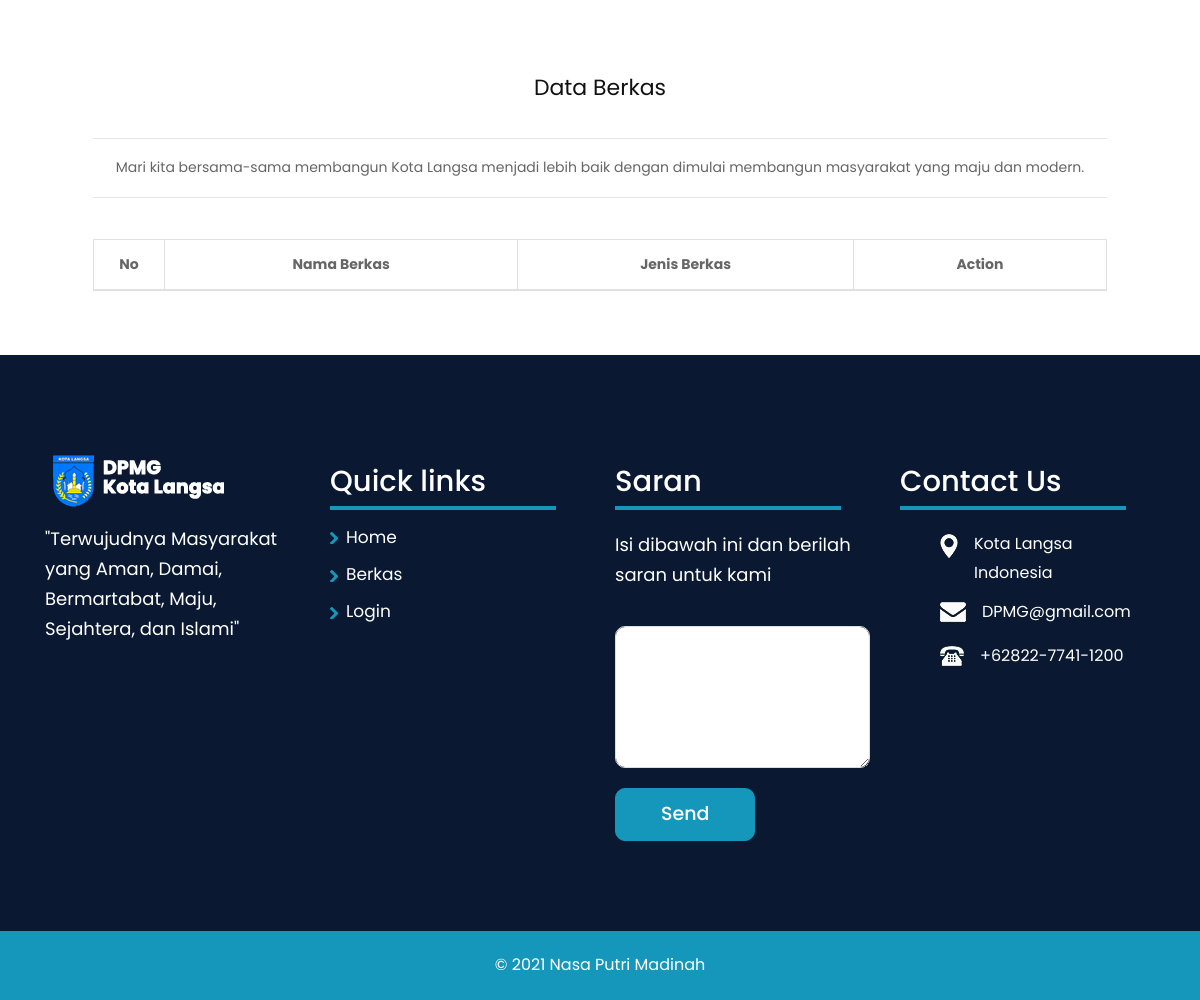
Page /berkas.php (lower part) on the earlier database version.
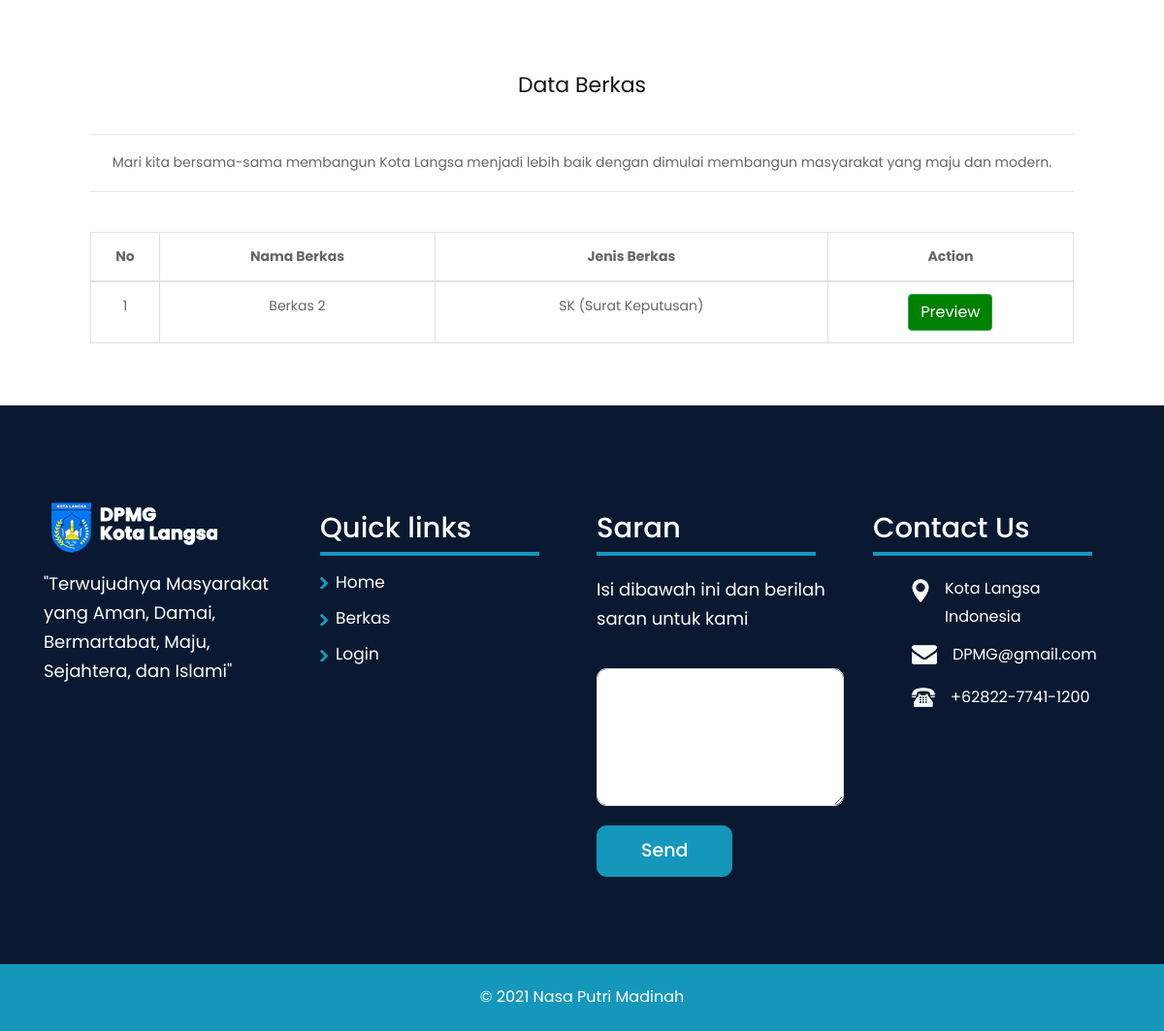
Same page on the later database version.
### tables this page shows
CREATE TABLE IF NOT EXISTS `tb_berkas` (
  `id` int(11) NOT NULL AUTO_INCREMENT,
  `nama_berkas` varchar(255) DEFAULT NULL,
  `jenis_berkas` varchar(50) DEFAULT NULL,
  `berkas` varchar(255) DEFAULT NULL,
  PRIMARY KEY (`id`)
);

CREATE TABLE IF NOT EXISTS `tb_jenis_berkas` (
  `id` int(11) NOT NULL AUTO_INCREMENT,
  `jenis_berkas` varchar(100) DEFAULT NULL,
  PRIMARY KEY (`id`)
);

### admin/model/class_client.php (called while the page is built, shortened)
<?php
class Client{
    function koneksi(){
        $db = new Connection();
        $koneksi = $db->ConnectionMySQLi();
        return $koneksi;
    }
    function get_all_berkas(){
        $data = [];
        $sql = "SELECT * FROM tb_berkas";
        $query = $this->koneksi()->query($sql);
        while($row = $query->fetch_array()){
            $data[] = $row;
        }
        return $data;
    }
    function get_jenis_berkas_desc($id){
        $sql = "SELECT jenis_berkas FROM tb_jenis_berkas WHERE id='".$id."'";
        $query = $this->koneksi()->query($sql);
        $data = $query->fetch_array();
        return $data['jenis_berkas'];
    }
}
?>

### berkas.php (the view, shortened to what this page needs)
<?php
include("./admin/model/class_client.php");
$berkas = new Client();
?>
<!DOCTYPE html>
<html lang="en">
<head>
    <link rel="stylesheet" href="css/bootstrap.min.css">
    <link rel="stylesheet" href="css/style.css">
    <link rel="stylesheet" href="css/responsive.css">
    <link rel="stylesheet" href="css/jquery.mCustomScrollbar.min.css">
    <link rel="stylesheet" href="https://cdnjs.cloudflare.com/ajax/libs/font-awesome/4.7.0/css/font-awesome.min.css">
    <link rel="stylesheet" href="https://cdnjs.cloudflare.com/ajax/libs/fancybox/2.1.5/jquery.fancybox.min.css" media="screen">
</head>
<body class="main-layout ">
    <section class="page-section clearfix">
      <div class="container">
        <div class="intro">
          <div class="intro-text left-0 text-center bg-faded p-5 rounded">
            <h2 class="section-heading mb-4">
              <span class="section-heading-lower">Data Berkas </span>
            </h2><hr>
            <p> Mari kita bersama-sama membangun Kota Langsa menjadi lebih baik dengan dimulai membangun masyarakat yang maju dan modern.</p>
            <hr><br>
            <table class="table table-bordered " id="data-table">
                <thead>
                    <tr>
                        <th width="7%">No</th>
                        <th>Nama Berkas</th>
                        <th>Jenis Berkas</th>
                        <th width="25%">Action</th>
                    </tr>
                </thead>
                <tbody>
                <?php
                    $no = 1;
                    $data_berkas = $berkas->get_all_berkas();
                    if(!empty($data_berkas)){
                        foreach($data_berkas as $data){
                ?>
                    <tr>
                        <td><?= $no++ ?></td>
                        <td><?= $data['nama_berkas'] ?></td>
                        <td><?= $berkas->get_jenis_berkas_desc($data['jenis_berkas']) ?></td>
                        <td><a href="./admin/uploads/<?= $data['berkas']?>" class="btn btn-success" target="_blank">Preview</a></td>
                    </tr>
                <?php } } ?>
                </tbody>
            </table>
          </div>
        </div>
      </div>
    </section>
    <footer>
        <div class="footer top_layer ">
            <div class="container">
                <div class="row">
                    <div class="col-xl-3 col-lg-3 col-md-6 col-sm-12">
                        <div class="address">
                            <a href="index.html"> <img src="images/logo.png" alt="logo" /></a>
                            <p>"Terwujudnya Masyarakat yang Aman, Damai, Bermartabat, Maju, Sejahtera, dan Islami"</p>
                        </div>
                    </div>
                    <div class="col-xl-3 col-lg-3 col-md-6 col-sm-12">
                        <div class="address">
                            <h3>Quick links</h3>
                            <ul class="Links_footer">
                                <li><img src="icon/3.png" alt="#" /> <a href="#">Home</a> </li>
                                <li><img src="icon/3.png" alt="#" /> <a href="#">Berkas</a> </li>
                                <li><img src="icon/3.png" alt="#" /> <a href="admin/login/login.php">Login</a> </li>
                            </ul>
                        </div>
                    </div>
                    <div class="col-xl-3 col-lg-3 col-md-6 col-sm-12">
                        <div class="address">
                            <h3>Saran</h3>
                            <p>Isi dibawah ini dan berilah saran untuk kami </p>
                             <textarea class="form-control" id="exampleFormControlTextarea1" rows="5"></textarea>
                            <button class="submit-btn">Send</button>
                        </div>
                    </div>
                    <div class="col-xl-3 col-lg-3 col-md-6 col-sm-12">
                        <div class="address">
                            <h3>Contact Us</h3>
                            <ul class="loca">
                                <li>
                                    <a href="#"><img src="icon/loc.png" alt="#" /></a>Kota Langsa
                                    <br>Indonesia </li>
                                <li>
                                    <a href="#"><img src="icon/email.png" alt="#" /></a>DPMG@gmail.com </li>
                                <li>
                                    <a href="#"><img src="icon/call.png" alt="#" /></a>+62822-7741-1200 </li>
                            </ul>
                        </div>
                    </div>
                </div>
            </div>
        </div>
        <div class="copyright">
            <div class="container">
                <p>© 2021 <a href="https://www.instagram.com/iamnasaaa_/"> Nasa Putri Madinah</a></p>
        </div>
        </div>
</body>
</html>

### css/style.css (style rules this page uses)
* { box-sizing: border-box !important; transition: ease all 0.5s; }
html { scroll-behavior: smooth; }
body { color: #666666; font-size: 14px; font-family: poppins; line-height: 1.80857; font-weight: normal; overflow-x: hidden; margin:0; padding:0; }
h1, h2, h3, h4, h5, h6 { letter-spacing: 0; font-weight: normal; position: relative; padding: 0 0 10px 0; font-weight: normal; line-height: normal; color: #111111; margin: 0 }
h2 { font-size: 22px }
h3 { font-size: 18px }
*, *::after, *::before { -webkit-box-sizing: border-box; -moz-box-sizing: border-box; box-sizing: border-box; }
a { color: #fffefe; text-decoration: none; display: inline; outline: none !important; }
img { max-width: 100%; height: auto; }
.footer { background: #0a1931; padding: 90px 0px; }
ul.loca li { color: #fff; padding-bottom: 10px; display: flex; font-size: 16px; flex-wrap: wrap; }
ul.loca li:last-child { padding-right: 0; }
ul.loca li a { padding-right: 16px; color: #fff; margin-top: 4px; }
ul.Links_footer { list-style: none; margin: 0; padding: 0; width: 100%; float: left; }
ul.Links_footer li a { display: block; color: #fff; font-size: 17px; padding-left: 16px; margin-top: -34px; }
ul.Links_footer li { padding-bottom: 15px; color: #1597bb; }
.footer .address .form-control { padding: 10px 15px; border: #ddd solid 1px; margin-bottom: 20px; box-shadow: inherit; border-radius: 10px; }
.address h3 { color: #fff; font-size: 29px; font-weight: 500; padding-top: 15px; padding-bottom: 3px; border-bottom: #1597bb solid 4px; margin-bottom: 20px; width: 226px; }
.address img { padding-bottom: 10px; }
.address p { color: #fff; padding-bottom: 20px; font-size: 18px; line-height: 30px; }
.footer .address .submit-btn { padding: 8px 45px; border: #1597bb solid 1px; background: #1597bb; color: #fff; font-weight: 500; font-size: 19px; border-radius: 10px; }
.copyright { background: #1597bb; padding: 20px 0px 20px 0; }
.copyright p { color: #fff; font-size: 16px; text-align: center; text-align: center; margin: 0 auto; }
.copyright a { color: #ffff; }

### berkas.php (style rules this page uses)
.btn { color:#fff; text-decoration:none; }
.btn-success { background:green; }

Differences in the rows shown:
added tb_berkas: nama_berkas "Berkas 2", jenis_berkas.jenis_berkas "SK (Surat Keputusan)"
